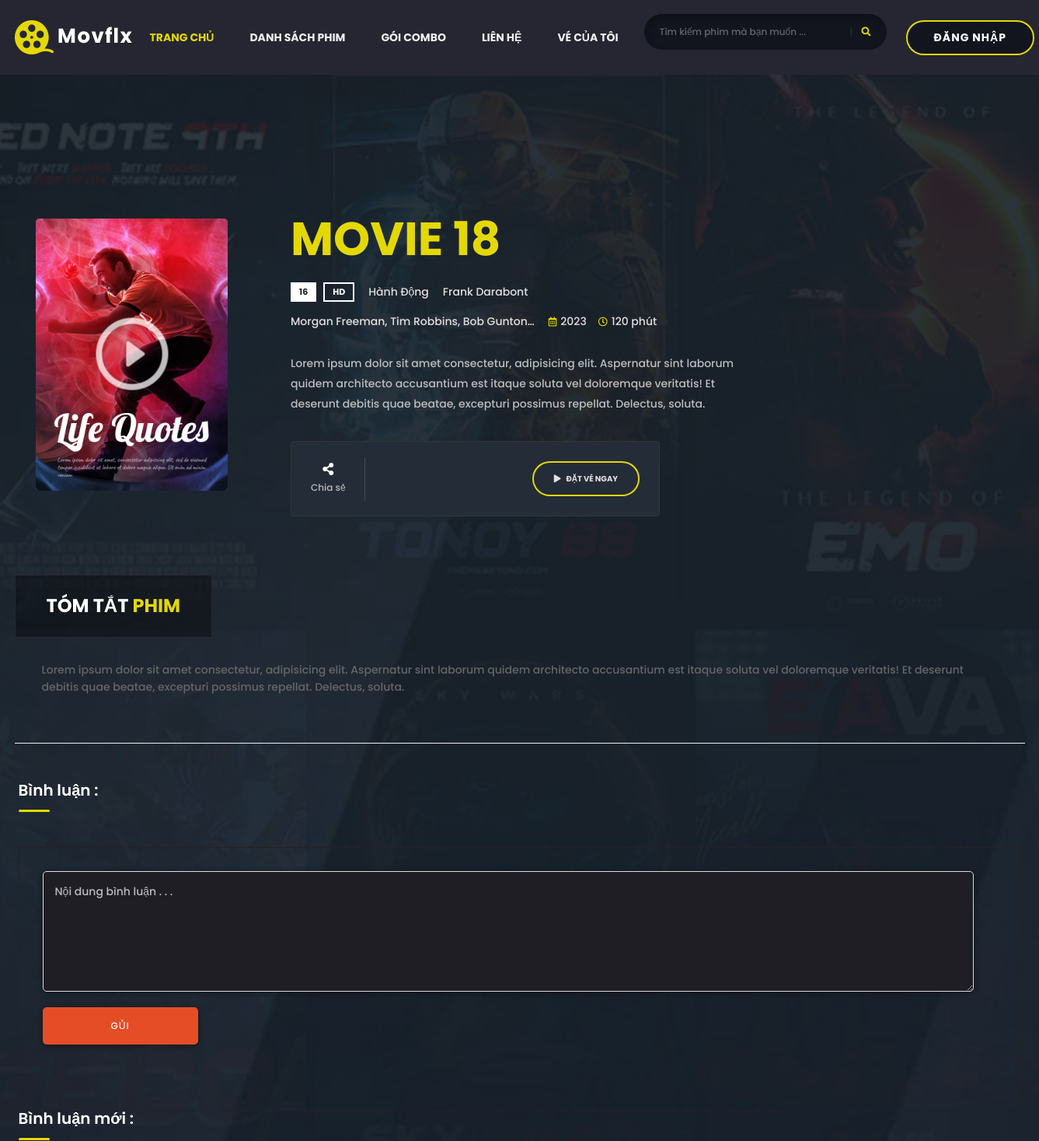
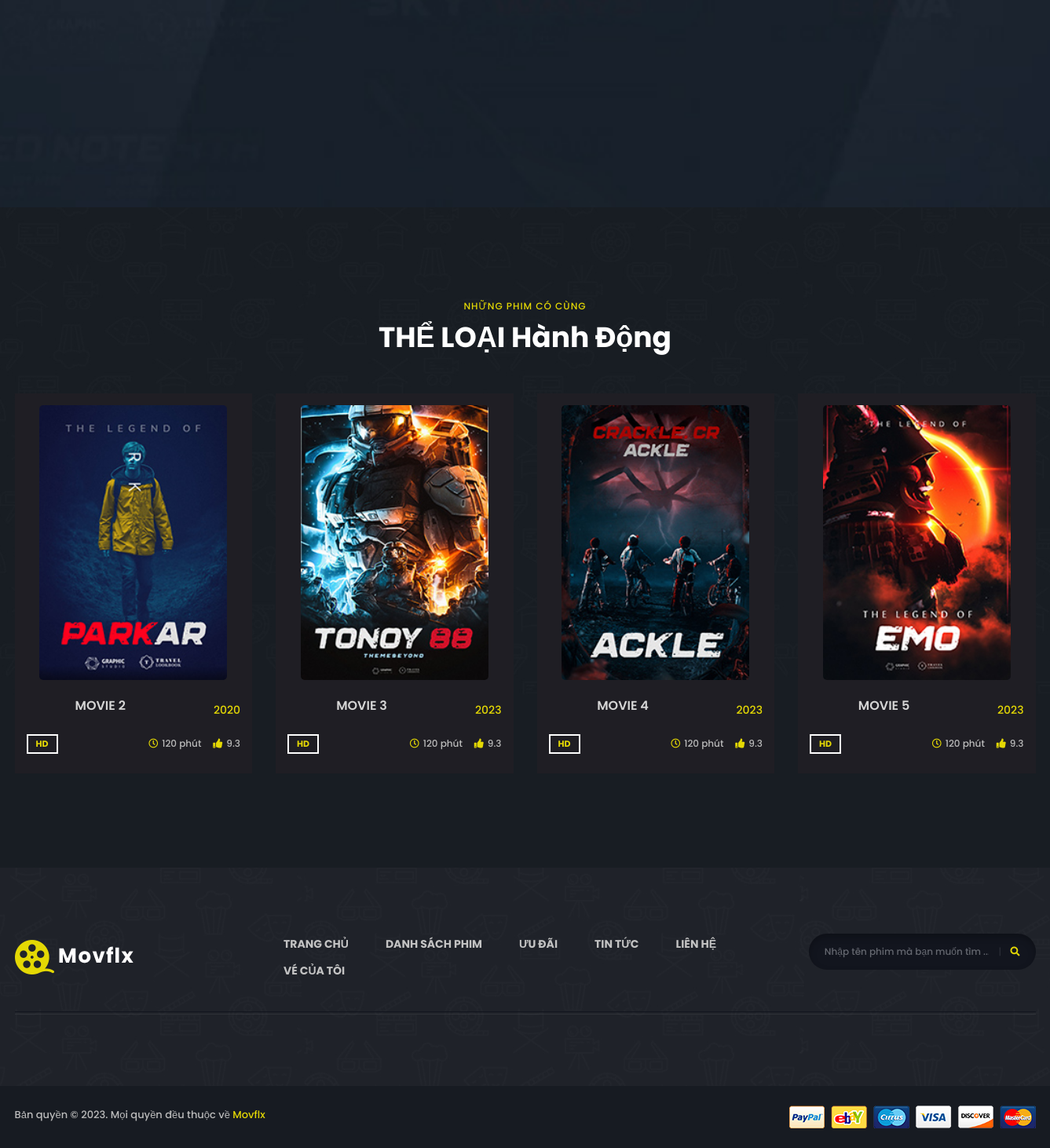
Page /index.php?action=details_movie&id=62 on the committed database (2 pictures, top to bottom).
### tables this page shows
CREATE TABLE `movie` (
  `id_movie` int(11) NOT NULL,
  `name_movie` varchar(255) NOT NULL,
  `content` varchar(255) NOT NULL,
  `id_country` int(11) NOT NULL,
  `year` int(11) NOT NULL,
  `time` varchar(255) NOT NULL,
  `reviews` float NOT NULL,
  `author` varchar(255) NOT NULL,
  `performer` varchar(255) NOT NULL,
  `age_limit` int(11) NOT NULL,
  `image` varchar(255) NOT NULL,
  `trailer_movie` varchar(255) NOT NULL,
  `id_category` int(10) NOT NULL,
  `action` varchar(20) NOT NULL
);

### admin/models/pdo.php (called while the page is built, shortened)
<?php
function pdo_get_connection()
{
    $servername = "localhost";
    $username = "root";
    $password = "12345678";
    try {
        $conn = new PDO("mysql:host=$servername;dbname=project_1", $username, $password);
        $conn->setAttribute(PDO::ATTR_ERRMODE, PDO::ERRMODE_EXCEPTION);
        return $conn;
    } catch (PDOException $e) {
        echo "Connection failed: " . $e->getMessage();
    }
}
function pdo_query($sql)
{
    $sql_args = array_slice(func_get_args(), 1);
    try {
        $conn = pdo_get_connection();
        $stmt = $conn->prepare($sql);
        $stmt->execute($sql_args);
        $rows = $stmt->fetchAll();
        return $rows;
    } catch (PDOException $e) {
        throw $e;
    } finally {
        unset($conn);
    }
}
function pdo_query_one($sql)
{
    $sql_args = array_slice(func_get_args(), 1);
    try {
        $conn = pdo_get_connection();
        $stmt = $conn->prepare($sql);
        $stmt->execute($sql_args);
        $row = $stmt->fetch(PDO::FETCH_ASSOC);
        return $row;
    } catch (PDOException $e) {
        throw $e;
    } finally {
        unset($conn);
    }
}

### admin/models/movie/movie.php (called while the page is built, shortened)
<?php
function loadone_movie($id_movie)
{
    $sql = "SELECT * FROM movie WHERE id_movie = '$id_movie'";
    return pdo_query_one($sql);
}
function load_movie_same_category_limit($id_movie, $id_category)
{
    $sql = "SELECT * FROM movie WHERE id_category = '$id_category' AND id_movie <> '$id_movie' LIMIT 4";
    $list_movie_same_category = pdo_query($sql);
    return $list_movie_same_category;
}

### admin/models/category/category.php (called while the page is built, shortened)
<?php
function loadall_category()
{
    $sql="SELECT * from category order by id_category";
    $list_category = pdo_query($sql);
    return $list_category;
}

### views/details_movie.php (the view, shortened to what this page needs)
<?php
$movie_id = isset($_GET['id']) ? $_GET['id'] : 0;
$movie = loadone_movie($movie_id);
if ($movie) {
?>
    <section class="movie-details-area" data-background="assets/img/bg/movie_details_bg.jpg">
        <div class="container">
            <div class="row align-items-center position-relative">
                <div class="col-xl-3 col-lg-4">
                    <div class="movie-details-img">
                        <div class="movie-poster text-center equal-height">
                        </div>
                        <a href="<?php echo $movie['trailer_movie']; ?>" class="popup-video"><img src="assets/img/images/play_icon.png" alt=""></a>
                    </div>
                </div>
                <div class="col-xl-6 col-lg-8">
                    <div class="movie-details-content">
                        <h2><span><?php echo $movie['name_movie']; ?></span></h2>
                        <div class="banner-meta">
                            <ul>
                                <li class="quality">
                                    <span><?php echo $movie['age_limit']; ?></span>
                                    <span>hd</span>
                                </li>
                                <?php
                                foreach ($list_category as $category) {
                                    if ($movie['id_category'] == $category['id_category']) {
                                        $movie['id_category'] = $category['name_category'];
                                    }
                                }
                                ?>
                                <li class="category">
                                    <a href="#"><?php echo $movie['id_category']; ?></a>
                                </li>
                                <li class="category">
                                    <a href="#"><?php echo $movie['author']; ?></a>
                                </li>
                                <li class="category">
                                    <a href="#"><?php echo $movie['performer']; ?></a>
                                </li>
                                <li class="release-time">
                                    <span><i class="far fa-calendar-alt"></i><?php echo $movie['year']; ?></span>
                                    <span><i class="far fa-clock"></i><?php echo $movie['time']; ?></span>
                                </li>
                            </ul>
                        </div>
                        <p><?php echo $movie['content']; ?></p>
                        <div class="movie-details-prime">
                            <ul>
                                <li class="share"><a href="#"><i class="fas fa-share-alt"></i>Chia sẻ</a></li>
                                <?php
                                if (isset($_SESSION['user'])) {
                                    echo '  <li class="watch"><a href="index.php?action=booking&id=' . $movie['id_movie'] . '"" class="btn"><i class="fas fa-play"></i>ĐẶT VÉ NGAY</a></li>';
                                } else {
                                    echo '  <li class="watch"><a href="index.php?action=signin" class="btn"><i class="fas fa-play"></i>ĐẶT VÉ NGAY</a></li>';
                                }
                                ?>
                            </ul>
                        </div>
                    </div>
                </div>
            </div>
        </div>
        <div class="container">
            <div class="row">
                <div class="col-12">
                    <div class="movie-history-wrap">
                        <h3 class="title">TÓM TẮT <span>PHIM</span></h3>
                        <p><?php echo $movie['content']; ?></p>
                    </div>
                </div>
            </div>
            <hr>
            <div class="row">
                <div class="blog-comment mb-10">
                    <div class="contact-form-wrap">
                        <div class="widget-title mb-50 flex">
                            <h5 class="title">Bình luận : </h5>
                        </div>
                        <div class="contact-form">
                            <form action="index.php?action=details_movie&id=<?php echo $movie['id_movie'] ?>" method="post">
                                <textarea name="content" required placeholder="Nội dung bình luận . . ."></textarea>
                                <input class="btn" name="submit" type="submit" value="Gủi">
                            </form>
                        </div>
                    </div>
                    <div class="widget-title mb-45">
                        <h5 class="title">Bình luận mới : </h5>
                    </div>
                </div>
            </div>
        </div>
    </section>
<?php
} else {
    echo '<p>Movie not found</p>';
}
?>
<section class="tv-series-area tv-series-bg" data-background="assets/img/bg/tv_series_bg02.jpg">
    <div class="container">
        <div class="row justify-content-center">
            <div class="col-lg-8">
                <div class="section-title text-center mb-50">
                    <span class="sub-title">những phim có cùng</span>
                    <h2 class="title">THỂ LOẠI <?php echo  $movie['id_category'] ?></h2>
                </div>
            </div>
        </div>
        <div class="row justify-content-center">
            <?php
            foreach ($list_same_category as $same_category) {
                echo '<div class="col-xl-3 col-lg-4 col-sm-6">';
                echo '<div class="movie-item movie-item-two mb-50">';
                echo '<div class="movie-poster text-center equal-height">';
                echo '<a href="index.php?action=details_movie&id=' . $same_category['id_movie'] . '"><img src="./uploads/movie/' . $same_category['image'] . '" alt=""></a>';
                echo '</div>';
                echo '<div class="movie-content">';
                echo '<div class="top">';
                echo '<h5 class="title"><a href="index.php?action=details_movie&id=' . $same_category['id_movie'] . '">' . $same_category['name_movie'] . '</a></h5>';
                echo '<span class="date">' . $same_category['year'] . '</span>';
                echo '</div>';
                echo '<div class="bottom">';
                echo '<ul>';
                echo '<li><span class="quality">hd</span></li>';
                echo '<li>';
                echo '<span class="duration"><i class="far fa-clock"></i>' . $same_category['time'] . '</span>';
                echo '<span class="rating"><i class="fas fa-thumbs-up"></i>' . $same_category['reviews'] . '</span>';
                echo '</li>';
                echo '</ul>';
                echo '</div>';
                echo '</div>';
                echo '</div>';
                echo '</div>';
            }
            ?>
        </div>
    </div>
</section>

### assets/css/default.css (style rules this page uses)
.mb-10 { margin-bottom: 10px; }
.mb-45 { margin-bottom: 45px; }
.mb-50 { margin-bottom: 50px; }

### views/details_movie.php (style rules this page uses)
.flex { display: flex; justify-content: space-between; }
.equal-height img { height: 350px; width: auto; object-fit: cover; }
.movie-item { transition: transform 0.3s ease-in-out; }
.blog-comment { width: 100%; margin: 0 auto; padding: 20px; }
.title { display: inline-block; }
.title span { color: #e44d26; }
.movie-history-wrap { margin-bottom: 30px; }
.movie-history-wrap p { line-height: 1.6; color: #666; }
.blog-comment { margin-bottom: 80px; }
.widget-title { margin-bottom: 45px; }
.contact-form-wrap { flex-grow: 1; }
.contact-form textarea { width: calc(100% - 30px); padding: 15px; margin-bottom: 20px; border: 1px solid #ddd; border-radius: 5px; resize: vertical; }
.contact-form input { background-color: #e44d26; color: #fff; padding: 15px 30px; border: none; border-radius: 5px; cursor: pointer; }

### rows in the picture
movie: name_movie "MOVIE 18", age_limit "16", author "Frank Darabont", performer "Morgan Freeman, Tim Robbins, Bob Gunton…", year "2023", time "120 phút", content "Lorem ipsum dolor sit amet consectetur, adipisicing elit. Aspernatur sint laborum quidem architecto accusantium est itaque soluta vel doloremque veritatis! Et deserunt debitis quae beatae, excepturi possimus repellat. Delectus, soluta."
movie: image (picture), name_movie "MOVIE 2", year "2020", time "120 phút", reviews "9.3"
movie: image (picture), name_movie "MOVIE 3", year "2023", time "120 phút", reviews "9.3"
movie: image (picture), name_movie "MOVIE 4", year "2023", time "120 phút", reviews "9.3"
movie: image (picture), name_movie "MOVIE 5", year "2023", time "120 phút", reviews "9.3"

### other values in the picture
$movie['id_category'] "Hành Động"
